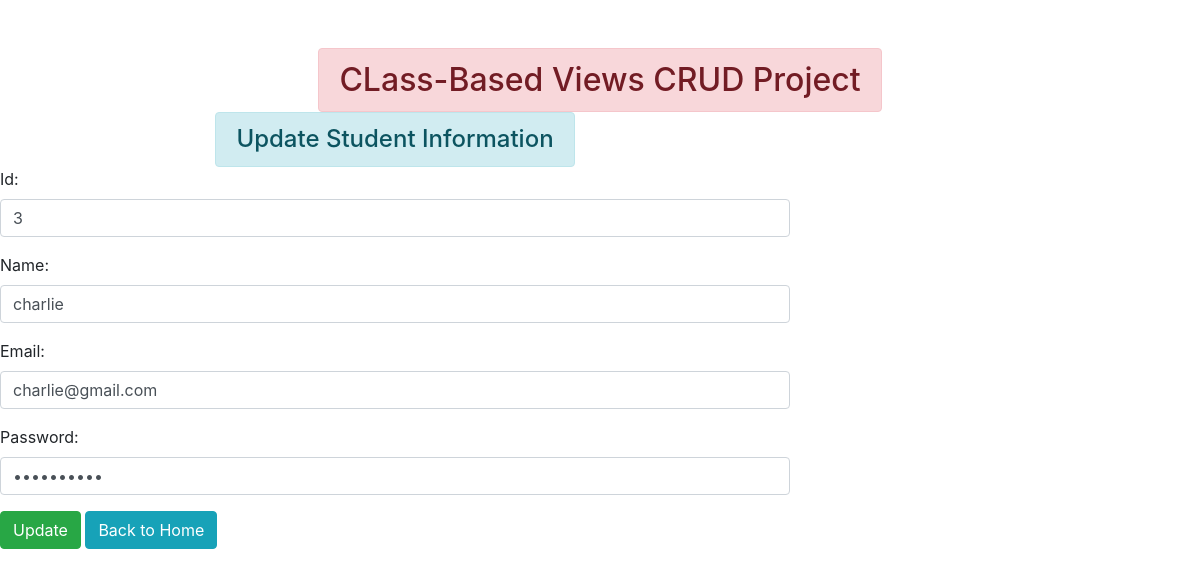
Screenshot of /3/ with the database file from the repository.
### enroll/models.py (models this page shows)
class User(models.Model):
    id = models.IntegerField(primary_key=True)
    name = models.CharField(max_length=100)
    email = models.EmailField(max_length=100)
    password = models.CharField(max_length=100)

### enroll/views.py (the view, shortened to what this page needs)
# urls.py: path('<int:id>/', views.UserUpdateView.as_view(), name='updatedata'),
class UserUpdateView(View):
    def get(self, request, id):
        pi = User.objects.get(pk=id)    #pk = primary key
        fm = StudentRegistration(instance=pi)
        return render(request,'enroll/updatestudent.html', {'form':fm})

### enroll/forms.py
class StudentRegistration(forms.ModelForm):
    class Meta:
        model = User
        fields = ['id', 'name', 'email', 'password']
        widgets = {
            'id' : forms.TextInput(attrs={'class': 'form-control'}),
            'name': forms.TextInput(attrs={'class': 'form-control'}),
            'email': forms.EmailInput(attrs={'class': 'form-control'}),
            'password': forms.PasswordInput(render_value=True, attrs={'class': 'form-control'}),
        }

### enroll/templates/enroll/updatestudent.html (shortened to what this page needs)
{% extends 'enroll/base.html' %}
{% block content%}
<div class="row">
    <div class="col-sm-8 offset=2">
        <h4 class="alert alert-info">Update Student Information</h4>
        <form action="">
            {{form.as_p}}
            <input type="submit" class="btn btn-success" value="Update">
            <a href="{% url 'add&show' %}" class="btn btn-info">Back to Home</a>
        </form>
    </div>
</div>
{% endblock content %}

### enroll/static/css/core.css (style rules this page uses)
.alert { margin: 0 auto; width: fit-content; }

### rows the page displays
User: id "3", name "charlie", email "charlie@gmail.com"
